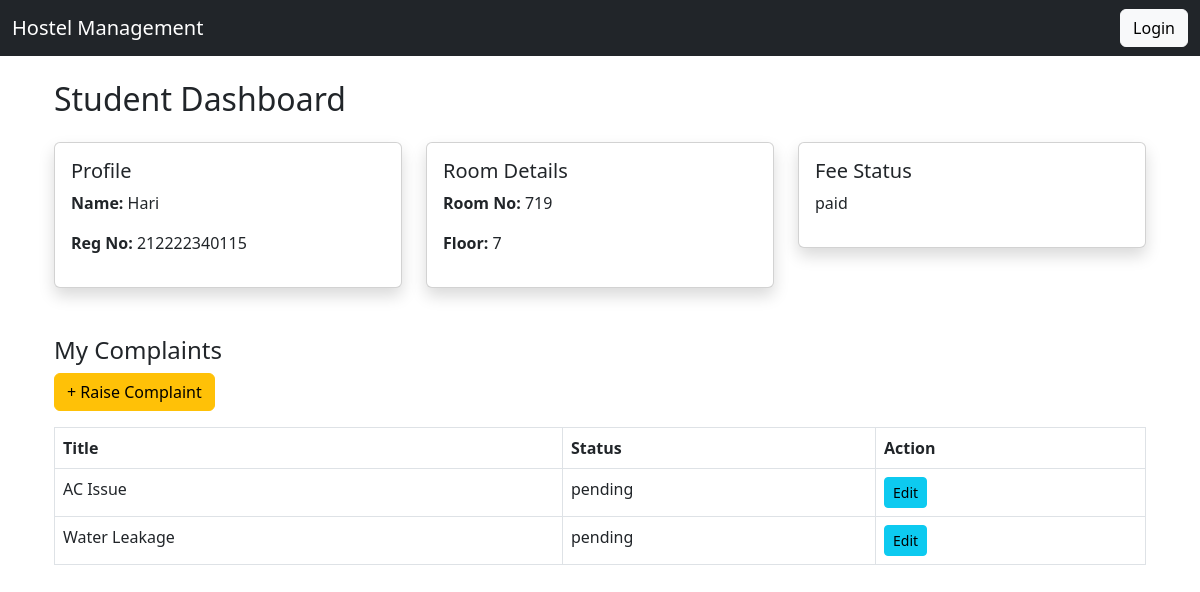
Page /student/ (signed in) on the committed database.
### accounts/models.py (models this page shows, shortened)
class CustomUser(AbstractUser):
    ROLE_CHOICES = (
        ('admin', 'Admin'),
        ('warden', 'Warden'),
        ('student', 'Student'),
    )
    role = models.CharField(max_length=10, choices=ROLE_CHOICES)

class StudentProfile(models.Model):
    user = models.OneToOneField(CustomUser, on_delete=models.CASCADE)
    enrollment_number = models.CharField(max_length=20)
    contact_number = models.CharField(max_length=15)

### core/models.py (models this page shows, shortened)
class RoomAllocation(models.Model):
    student = models.OneToOneField(StudentProfile, on_delete=models.CASCADE)
    room = models.ForeignKey(Room, on_delete=models.CASCADE)
    allocated_on = models.DateField(auto_now_add=True)

class Room(models.Model):
    room_number = models.CharField(max_length=10)
    floor = models.IntegerField()
    capacity = models.IntegerField()

### operations/models.py (models this page shows, shortened)
class Fee(models.Model):
    STATUS_CHOICES = (
        ('paid', 'Paid'),
        ('pending', 'Pending'),
    )
    student = models.ForeignKey(StudentProfile, on_delete=models.CASCADE)
    amount = models.DecimalField(max_digits=10, decimal_places=2)
    due_date = models.DateField()
    status = models.CharField(max_length=10, choices=STATUS_CHOICES, default='pending')

class Complaint(models.Model):
    STATUS_CHOICES = (
        ('pending', 'Pending'),
        ('resolved', 'Resolved'),
    )
    student = models.ForeignKey(StudentProfile, on_delete=models.CASCADE)
    title = models.CharField(max_length=100)
    description = models.TextField()
    status = models.CharField(max_length=10, choices=STATUS_CHOICES, default='pending')
    created_at = models.DateTimeField(auto_now_add=True)

### accounts/views.py (the view)
# urls.py: path('student/', student_dashboard, name='student_dashboard'),
def student_dashboard(request):
    student = request.user.studentprofile
    room = RoomAllocation.objects.filter(student=student).first()
    complaints = Complaint.objects.filter(student=student)
    fee = Fee.objects.filter(student=student).first()
    return render(request, 'student_dashboard.html', {
        'student': student,
        'room': room,
        'complaints': complaints,
        'fee': fee
    })

### templates/student_dashboard.html
{% extends 'base.html' %}
{% block content %}
<div class="container mt-4">
    <h2>Student Dashboard</h2>
    <div class="row mt-4">
        <div class="col-md-4">
            <div class="card p-3 shadow">
                <h5>Profile</h5>
                <p><b>Name:</b> {{ request.user.first_name }}</p>
                <p><b>Reg No:</b> {{ student.enrollment_number }}</p>
            </div>
        </div>
        <div class="col-md-4">
            <div class="card p-3 shadow">
                <h5>Room Details</h5>
                {% if room %}
                    <p><b>Room No:</b> {{ room.room.room_number }}</p>
                    <p><b>Floor:</b> {{ room.room.floor }}</p>
                {% else %}
                    <p>No room assigned</p>
                {% endif %}
            </div>
        </div>
        <div class="col-md-4">
            <div class="card p-3 shadow">
                <h5>Fee Status</h5>
                {% if fee %}
                    <p>{{ fee.status }}</p>
                {% else %}
                    <p>No fee record</p>
                {% endif %}
            </div>
        </div>
    </div>
    <div class="mt-5">
        <h4>My Complaints</h4>
        <a href="{% url 'add_complaint' %}" class="btn btn-warning mb-3">
            + Raise Complaint
        </a>
        <table class="table table-bordered">
            <tr>
                <th>Title</th>
                <th>Status</th>
                <th>Action</th>
            </tr>
            {% for complaint in complaints %}
            <tr>
                <td>{{ complaint.title }}</td>
                <td>{{ complaint.status }}</td>
                <td>
                    <a href="#" class="btn btn-sm btn-info">Edit</a>
                </td>
            </tr>
            {% empty %}
            <tr>
                <td colspan="3">No complaints</td>
            </tr>
            {% endfor %}
        </table>
    </div>
</div>
{% endblock %}

### templates/base.html (shortened to what this page needs)
<!DOCTYPE html>
<html>
<head>
    <link href="https://cdn.jsdelivr.net/npm/bootstrap@5.3.0/dist/css/bootstrap.min.css" rel="stylesheet">
</head>
<body>
<nav class="navbar navbar-dark bg-dark">
    <div class="container-fluid">
        <span class="navbar-brand">Hostel Management</span>
        <a href="/login" class="btn btn-light">Login</a>
    </div>
</nav>
<div class="container mt-4">
    {% block content %}
    {% endblock %}
</div>
</body>
</html>

### rows in the picture
CustomUser: user.first_name "Hari"
StudentProfile: enrollment_number "212222340115"
RoomAllocation: room.room_number "719", room.floor "7"
Fee: status "paid"
Complaint: title "AC Issue", status "pending"
Complaint: title "Water Leakage", status "pending"
